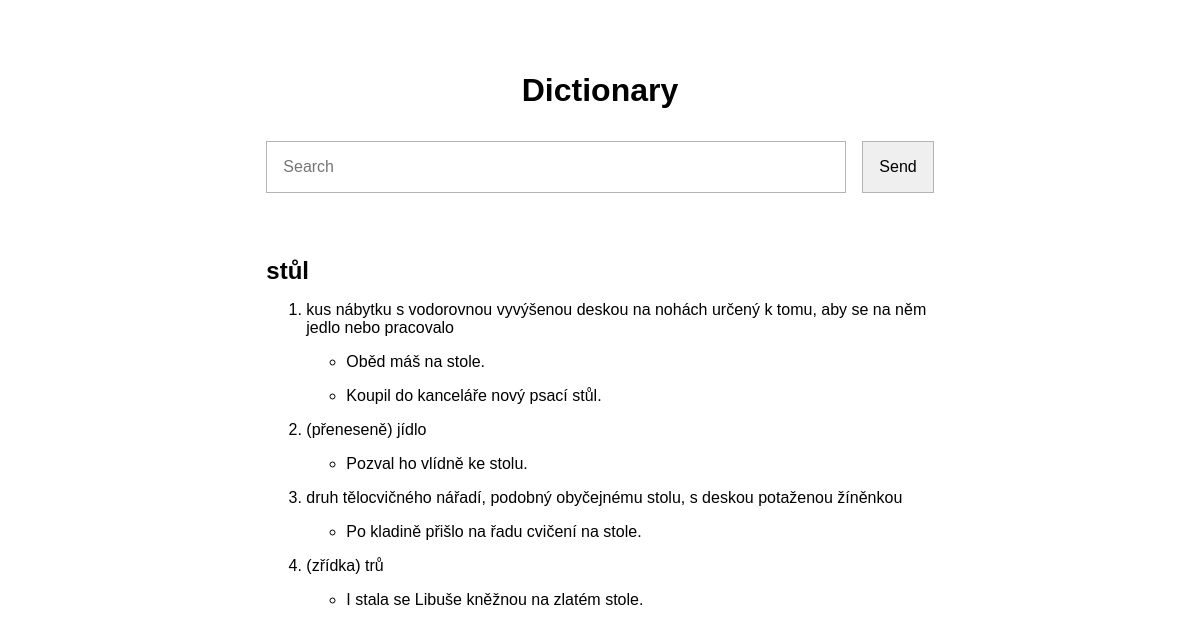
Before: /titles/6 with the older database file.
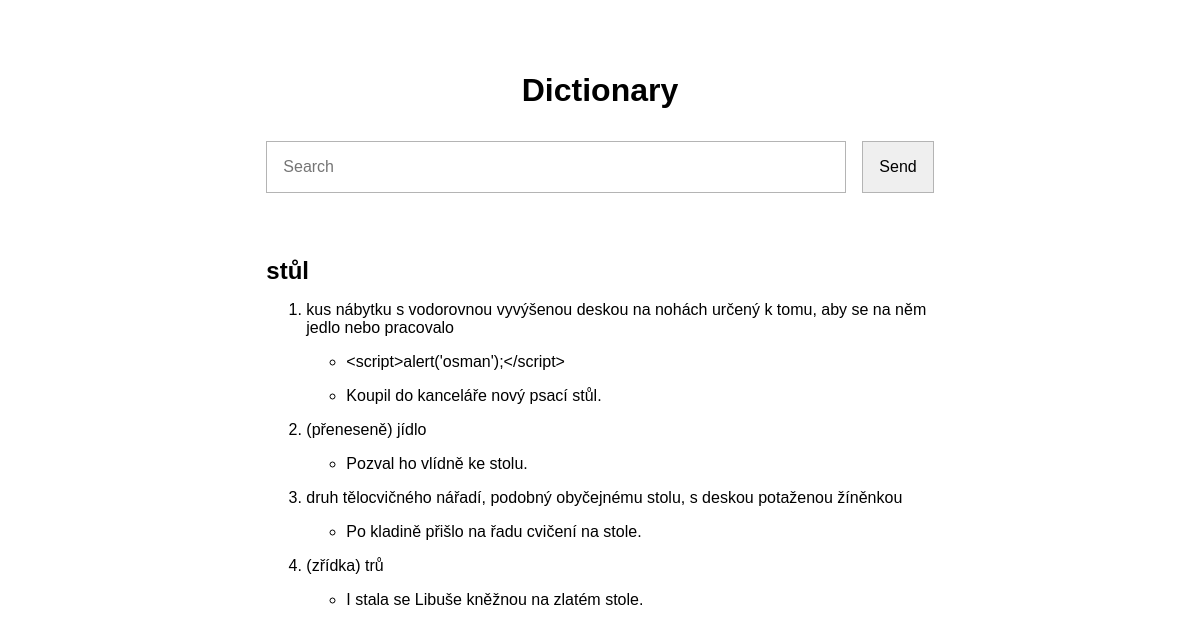
After: the same page with the newer database file.
### tables this page shows
CREATE TABLE titles (
    id INTEGER PRIMARY KEY AUTOINCREMENT,
    title VARCHAR(255) NOT NULL,
    created TIMESTAMP,
    modified TIMESTAMP,
    UNIQUE (title)
);

CREATE TABLE entries (
    id INTEGER PRIMARY KEY AUTOINCREMENT,
    title_id INTEGER,
    content TEXT,
    created TIMESTAMP,
    modified TIMESTAMP
);

CREATE TABLE examples (
    id INTEGER PRIMARY KEY AUTOINCREMENT,
    entry_id INTEGER,
    content TEXT,
    created TIMESTAMP,
    modified TIMESTAMP
);

### public/index.php (called while the page is built, shortened)
<?php
require '../src/View/layout/header.php';
$db = new PDO('sqlite:../data/database.db');
$app = new App($db);
require_once '../src/Routes/app.php';
require_once '../src/Routes/titles.php';
require_once '../src/Routes/entries.php';
require_once '../src/Routes/examples.php';
try {
    $router->run($_SERVER['REQUEST_METHOD'], $url);
} catch (Exception $e) {
    echo $e->getMessage();
}
require '../src/View/layout/footer.php';

### src/Routes/titles.php (called while the page is built, shortened)
<?php
$router->get('titles/', function () use ($app) {
    $titles = $app->getTitles();
    require_once '../src/View/titles/index.php';
});
$router->get('titles/{id}', function ($id) use ($app) {
    $title = $app->getTitle((int) $id);
    require_once '../src/View/titles/view.php';
});

### src/App.php (called while the page is built, shortened)
<?php
class App
{
    public Titles $titles;
    public function __construct(PDO $db)
    {
        $this->db = $db;
        $this->titles = new Titles($db);
    }
    public function getTitle($titleId): array
    {
        return $this->titles->read((string) $titleId)->toArray() ?? [];
    }
}

### src/Titles.php (called while the page is built, shortened)
<?php
class Titles
{
    private PDO $db;
    public Entries $entries;
    public function __construct(PDO $db)
    {
        $this->db = $db;
        $this->entries = new Entries($db);
    }
    public function read($id): Title
    {
        $stmt = $this->db->prepare("SELECT * FROM titles WHERE id=:id");
        $stmt->execute([':id' => $id]);
        $result = $stmt->fetch(PDO::FETCH_ASSOC);
        $title = new Title($result['title'], (int) $result['id']);
        $entries = $this->entries->readEntriesByTitleId((int) $result['id']);
        return $title;
    }
}

### src/Entries.php (called while the page is built, shortened)
<?php
class Entries
{
    private PDO $db;
    public Examples $examples;
    public function __construct(PDO $db)
    {
        $this->db = $db;
        $this->examples = new Examples($db);
    }
    public function readEntriesByTitleId(int $titleId, int $page = 0, int $limit = 10, int $offset = 0): array
    {
        $stmt = $this->db->prepare("SELECT * FROM entries WHERE title_id=:title_id LIMIT :limit OFFSET :offset");
        $offset = ($limit * $page) + $offset;
        $stmt->execute([':title_id' => $titleId, ':limit' => $limit, ':offset' => $offset]);
        $results = $stmt->fetchAll(PDO::FETCH_ASSOC);
        $entries = [];
        foreach ($results as $entryData) {
            $entry = new Entry($entryData['content'], (int) $entryData['id'], (int) $entryData['title_id']);
            $examples = $this->examples->readExamplesByEntryId((int) $entryData['id']);
            $entries [$entryData['id']] = $entry;
        }
        return $entries;
    }
}

### src/Examples.php (called while the page is built, shortened)
<?php
class Examples
{
    private PDO $db;
    public function __construct(PDO $db)
    {
        $this->db = $db;
    }
    public function readExamplesByEntryId(int $entryId, int $page = 0, int $limit = 10, int $offset = 0): array
    {
        $stmt = $this->db->prepare("SELECT * FROM examples WHERE entry_id=:entry_id LIMIT :limit OFFSET :offset");
        $offset = ($limit * $page) + $offset;
        $stmt->execute([':entry_id' => $entryId, ':limit' => $limit, ':offset' => $offset]);
        $results = $stmt->fetchAll(PDO::FETCH_ASSOC);
        $examples = [];
        foreach ($results as $exampleData) {
            $example = new Example($exampleData['content'], (int) $exampleData['id'], (int) $exampleData['entry_id']);
            $examples [] = $example;
        }
        return $examples;
    }
}

### src/Entry.php (called while the page is built, shortened)
<?php
class Entry implements ArrayableInterface
{
    private ?int $id;
    private ?int $titleId;
    private string $content;
    private array $examples;
    public function __construct(string $content, ?int $id = null, ?int $titleId = null)
    {
        $this->content = $content;
        $this->id = $id;
        $this->titleId = $titleId;
        $this->examples = [];
    }
    public function setTitleId(?int $titleId)
    {
        $this->titleId = $titleId;
    }
    public function addExample(Example $example): void
    {
        $example->setEntryId($this->id);
        $this->examples [] = $example;
    }
    public function toArray(): array
    {
        $toReturn = [
            'content' => htmlspecialchars($this->content),
        ];
        if ($this->id) {
            $toReturn['id'] = $this->id;
        }
        if ($this->titleId) {
            $toReturn['title_id'] = $this->titleId;
        }
        if (!empty($this->examples)) {
            $toReturn['examples'] = array_map(fn($example) => $example->toArray(), $this->examples);
        }
        return $toReturn;
    }
}

### src/Title.php (called while the page is built, shortened)
<?php
class Title implements ArrayableInterface
{
    private ?int $id;
    private string $title;
    private array $entries = [];
    public function __construct(string $title, ?int $id = null)
    {
        $this->id = $id;
        $this->title = $title;
    }
    public function addEntry(Entry $entry): void
    {
        $entry->setTitleId($this->id);
        $this->entries [] = $entry;
    }
    public function toArray(): array
    {
        $toReturn = [
            'title' => htmlspecialchars($this->title),
        ];
        if ($this->id) {
            $toReturn['id'] = $this->id;
        }
        if (!empty($this->entries)) {
            $toReturn['entries'] = array_map(fn($entry) => $entry->toArray(), $this->entries);
        }
        return $toReturn;
    }
}

### src/Example.php (called while the page is built, shortened)
<?php
class Example implements ArrayableInterface
{
    private ?int $id;
    private ?int $entryId;
    private string $content;
    public function __construct(string $content, ?int $id = null, ?int $entryId = null)
    {
        $this->content = $content;
        $this->id = $id;
        $this->entryId = $entryId;
    }
    public function setEntryId(?int $entryId)
    {
        $this->entryId = $entryId;
    }
    public function toArray(): array
    {
        $toReturn = [
            'content' => htmlspecialchars($this->content),
        ];
        if ($this->id) {
            $toReturn['id'] = $this->id;
        }
        if ($this->entryId) {
            $toReturn['entry_id'] = $this->entryId;
        }
        return $toReturn;
    }
}

### src/View/titles/view.php (the view, shortened to what this page needs)
<section class="results">
    <h2><?= $title['title'] ?></h2>
    <ol>
        <?php foreach ($title['entries'] ?? [] as $entry): ?>
            <li>
                <p>
                    <?= $entry['content'] ?>
                <ul>
                    <?php foreach ($entry['examples'] ?? [] as $example): ?>
                        <li>
                            <p>
                                <?= $example['content'] ?>
                        </li>
                    <?php endforeach; ?>
                </ul>
            </li>
        <?php endforeach; ?>
    </ol>
</section>

### src/View/layout/header.php (shortened to what this page needs)
<!doctype html>
<html class="no-js" lang="">
<head>
    <link rel="stylesheet" href="/css/stylesheet.css">
</head>
<body>
<header>
    <h1>Dictionary</h1>
    <form class="search" action="/search" method="post">
        <input placeholder="Search" type="text" name="keyword" id="keyword"><button>Send</button>
    </form>
</header>
<main>

### src/Router.php (shortened to what this page needs)
<?php
class Router
{
    private array $routes = [];
    public function get(string $route, callable $fn): void
    {
        if (!isset($this->routes['GET'])) {
            $this->routes['GET'] = [];
        }
        $this->routes['GET'][$route] = $fn;
    }
    public function post(string $route, callable $fn): void
    {
        if (!isset($this->routes['POST'])) {
            $this->routes['POST'] = [];
        }
        $this->routes['POST'][$route] = $fn;
    }
    public function compareUrl(string $url, string $pattern): bool
    {
        $urlArray = $this->getUrlArray($url);
        $patternArray = $this->getUrlArray($pattern);
        if (count($patternArray) !== count($urlArray)) {
            return false;
        }
        foreach ($urlArray as $key => $value) {
            if ($urlArray[$key] === $patternArray[$key]) {
                continue;
            }
            if (!$this->hasBrackets($patternArray[$key])) {
                return false;
            }
        }
        return true;
    }
    public function getWildcards(string $url, string $pattern): array
    {
        $urlArray = $this->getUrlArray($url);
        $patternArray = $this->getUrlArray($pattern);
        $toReturn = [];
        foreach ($urlArray as $key => $value) {
            if ($urlArray[$key] === $patternArray[$key]) {
                continue;
            }
            if ($this->hasBrackets($patternArray[$key])) {
                $variableName = $this->removeBrackets($patternArray[$key]);
                $toReturn[$variableName] = $urlArray[$key];
            }
        }
        return $toReturn;
    }
    private function getUrlArray(string $url): array
    {
        $url = trim(parse_url($url ?? '/', PHP_URL_PATH), '/');
        return explode('/', $url);
    }
    private function hasBrackets(string $string): bool
    {
        return substr($string, -1) === '}' && $string[0] === '{';
    }
    private function removeBrackets(string $string): string
    {
        return str_replace(['{', '}'], '', $string);
    }
    public function run(string $requestType, $url): void
    {
        $requestType = strtoupper($requestType);
        $routes = array_reverse($this->routes[$requestType]);
        foreach ($routes as $route => $fn) {
            if ($this->compareUrl($url, $route)) {
                $variables = $this->getWildcards($url, $route);
                $fn(...array_values($variables));
                return;
            }
        }
    }
}

### src/View/layout/footer.php (shortened to what this page needs)
</main>
</body>
</html>

### public/css/stylesheet.css (style rules this page uses)
html { font-size: 16px; }
body { font-family: sans-serif; display: flex; flex-direction: column; align-items: center; padding: 1rem; }
* { box-sizing: border-box; }
main, header, footer { width: 75ch; }
header { margin: 2rem 0; }
header h1 { text-align: center; margin-bottom: 1rem; }
h1, h2, h3, h4, h5, h6 { text-align: left; margin: 1rem 0; padding: 0; }
section { margin: 0; }
.search { display: flex; align-items: center; justify-content: center; }
button { padding: 1rem; border: 1px solid #b4b4b4; }
.search button { margin-left: 1rem; }
input, textarea { width: 50ch; padding: 1rem; margin: 1rem 0; border: 1px solid #b4b4b4; font-size: 1rem; flex: 1 0 auto; }
button { font-size: 1rem; }

Changed rows visible on the page:
computed for titles "stůl": gains entries (content "kus nábytku s vodorovnou vyvýšenou deskou na nohách určený k tomu, aby se na něm jedlo nebo pracovalo", content "<script>alert('osman');</script>")
changed entries (number 1 of 4 on the later page): loses examples (content "Oběd máš na stole.")
